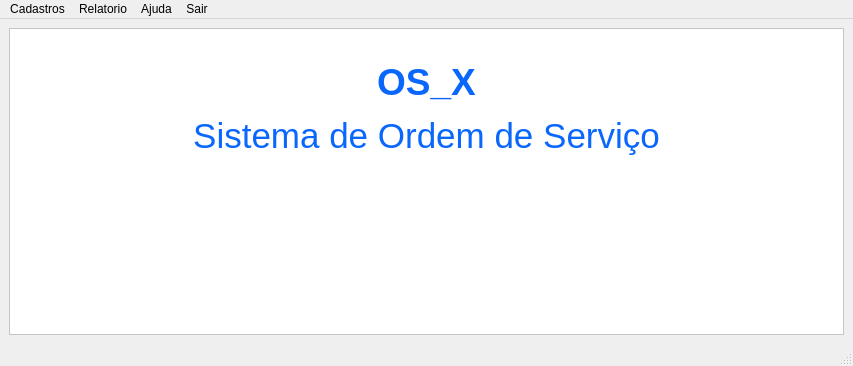
<?xml version="1.0" encoding="UTF-8"?>
<ui version="4.0">
 <class>MainWindow</class>
 <widget class="QMainWindow" name="MainWindow">
  <property name="geometry">
   <rect>
    <x>0</x>
    <y>0</y>
    <width>853</width>
    <height>366</height>
   </rect>
  </property>
  <property name="windowTitle">
   <string>MainWindow</string>
  </property>
  <widget class="QWidget" name="centralwidget">
   <layout class="QVBoxLayout" name="verticalLayout_2">
    <item>
     <widget class="QFrame" name="frame">
      <property name="styleSheet">
       <string notr="true">background-color: #ffffff;</string>
      </property>
      <property name="frameShape">
       <enum>QFrame::StyledPanel</enum>
      </property>
      <property name="frameShadow">
       <enum>QFrame::Raised</enum>
      </property>
      <layout class="QVBoxLayout" name="verticalLayout">
       <item>
        <widget class="QLabel" name="label">
         <property name="text">
          <string>&lt;html&gt;&lt;head/&gt;&lt;body&gt;&lt;p align=&quot;center&quot;&gt;&lt;span style=&quot; font-size:28pt; font-weight:600; color:#0967fc;&quot;&gt;OS_X&lt;/span&gt;&lt;/p&gt;&lt;p align=&quot;center&quot;&gt;&lt;span style=&quot; font-size:26pt; color:#0967fc;&quot;&gt;Sistema de Ordem de Serviço&lt;/span&gt;&lt;/p&gt;&lt;/body&gt;&lt;/html&gt;</string>
         </property>
        </widget>
       </item>
       <item>
        <widget class="QLabel" name="label_2">
         <property name="styleSheet">
          <string notr="true">image:url(:/icon_logo/icon/logo.jpg)</string>
         </property>
         <property name="text">
          <string/>
         </property>
        </widget>
       </item>
      </layout>
     </widget>
    </item>
   </layout>
  </widget>
  <widget class="QMenuBar" name="menubar">
   <property name="geometry">
    <rect>
     <x>0</x>
     <y>0</y>
     <width>853</width>
     <height>21</height>
    </rect>
   </property>
   <widget class="QMenu" name="menuCadastros">
    <property name="title">
     <string>Cadastros</string>
    </property>
    <addaction name="actionCliente"/>
    <addaction name="actionOS"/>
    <addaction name="actionUsuarios"/>
   </widget>
   <widget class="QMenu" name="menuRelatorio">
    <property name="title">
     <string>Relatorio</string>
    </property>
    <addaction name="actionClientes"/>
   </widget>
   <widget class="QMenu" name="menuAjuda">
    <property name="title">
     <string>Ajuda</string>
    </property>
    <addaction name="actionSobre"/>
   </widget>
   <widget class="QMenu" name="menuSair">
    <property name="title">
     <string>Sair</string>
    </property>
    <addaction name="actionLogout"/>
    <addaction name="actionSair"/>
   </widget>
   <addaction name="menuCadastros"/>
   <addaction name="menuRelatorio"/>
   <addaction name="menuAjuda"/>
   <addaction name="menuSair"/>
  </widget>
  <widget class="QStatusBar" name="statusbar"/>
  <action name="actionCliente">
   <property name="text">
    <string>Cliente</string>
   </property>
  </action>
  <action name="actionOS">
   <property name="text">
    <string>OS</string>
   </property>
  </action>
  <action name="actionUsuarios">
   <property name="text">
    <string>Usuarios</string>
   </property>
  </action>
  <action name="actionClientes">
   <property name="text">
    <string>Relatorios</string>
   </property>
  </action>
  <action name="actionSobre">
   <property name="text">
    <string>Sobre</string>
   </property>
  </action>
  <action name="actionLogout">
   <property name="text">
    <string>Logout</string>
   </property>
  </action>
  <action name="actionSair">
   <property name="text">
    <string>Sair</string>
   </property>
  </action>
 </widget>
 <resources>
  <include location="icon_logo.qrc"/>
 </resources>
 <connections/>
</ui>
